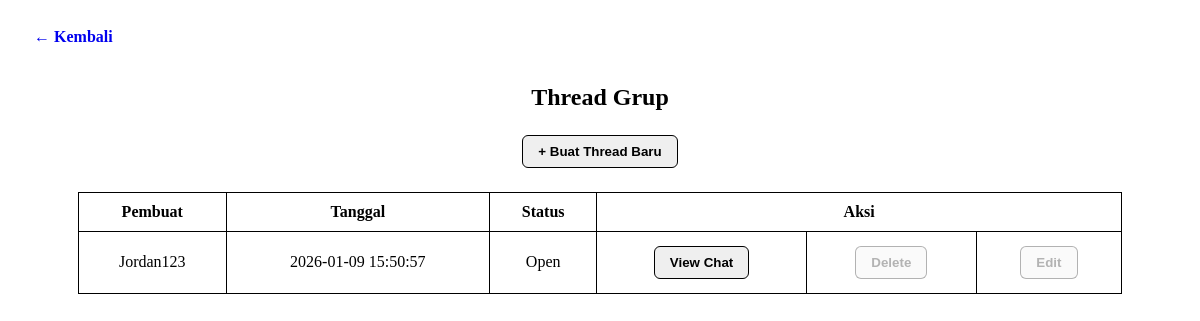
The page /dosen/dosen_thread.php?idgrup=36 (signed in) on the database its author committed.
### tables this page shows
CREATE TABLE `thread` (
  `idthread` int(11) NOT NULL,
  `username_pembuat` varchar(20) NOT NULL,
  `idgrup` int(11) NOT NULL,
  `tanggal_pembuatan` datetime DEFAULT NULL,
  `status` enum('Open','Close') DEFAULT 'Open'
);

### css/theme_session.php (called while the page is built, shortened)
<?php
$themeClass = '';

### class/parent.php (called while the page is built, shortened)
<?php
class classParent {
    public function __construct() {
        $this->mysqli = new mysqli(SERVER, UID, PWD, DB);
    }
}
?>

### class/group.php (called while the page is built, shortened)
<?php
require_once 'parent.php';
class group extends classParent {
    public function checkOwnGroup($username, $idgrup)
    {
        $sql = "SELECT * FROM grup
                WHERE idgrup = ? AND username_pembuat = ?";
        $stmt = $this->mysqli->prepare($sql);
        $stmt->bind_param("is", $idgrup, $username);
        $stmt->execute();
        $res = $stmt->get_result();
        return $res->num_rows > 0;
    }
}

### class/thread.php (called while the page is built, shortened)
<?php
require_once 'parent.php';
class Thread extends classParent {
    public function getThreads($idgrup) {
        $sql = "SELECT *
                FROM thread
                WHERE idgrup = ?
                ORDER BY tanggal_pembuatan DESC";
        $stmt = $this->mysqli->prepare($sql);
        $stmt->bind_param("i", $idgrup);
        $stmt->execute();
        return $stmt->get_result();
    }
}
?>

### dosen/dosen_thread.php (the view, shortened to what this page needs)
<?php
require_once '../class/thread.php';
require_once '../class/group.php';
require_once '../css/theme_session.php';
$username = $_SESSION['user']['username'];
$idgrup   = (int)($_POST['idgrup'] ?? $_GET['idgrup']);
$threadObj = new Thread();
$threads   = $threadObj->getThreads($idgrup);
$grup = new Group();
$cekGrup = $grup->checkOwnGroup($username, $idgrup);
?>
<!DOCTYPE html>
<html lang="id">
<head>
<link rel="stylesheet" href="../css/theme.css">
</head>
<body class="<?= $themeClass ?>">
<?php if ($cekGrup) { ?>
    <a href="dosen_kelola_group.php" class="kembali">← Kembali</a>
<?php } else { ?>
    <a href="dosen_group_diikuti.php" class="kembali">← Kembali</a>
<?php } ?>
<h2>Thread Grup</h2>
<div class="center">
    <form action="dosen_create_thread.php" method="post">
        <button class="button" type="submit">+ Buat Thread Baru</button>
    </form>
</div>
<table>
    <tr>
        <th>Pembuat</th>
        <th>Tanggal</th>
        <th>Status</th>
        <th colspan="3">Aksi</th>
    </tr>
<?php while ($row = $threads->fetch_assoc()):
    $isOwner = ($row['username_pembuat'] === $username);
?>
    <tr>
        <td data-label="Pembuat"><?= htmlspecialchars($row['username_pembuat']) ?></td>
        <td data-label="Tanggal"><?= $row['tanggal_pembuatan'] ?></td>
        <td data-label="Status"><?= $row['status'] ?></td>
        <td data-label="View Chat">
            <form action="dosen_view_chat.php" method="post">
                <button class="button" type="submit">View Chat</button>
            </form>
        </td>
        <td data-label="Delete">
        <?php if ($isOwner): ?>
            <form action="dosen_delete_thread.php" method="post">
                <input type="hidden" name="idthread" value="<?= $row['idthread'] ?>">
                <input type="hidden" name="idgrup" value="<?= $idgrup ?>">
                <button class="button" type="submit">Delete</button>
            </form>
        <?php else: ?>
            <button class="button-disabled" disabled>Delete</button>
        <?php endif; ?>
        </td>
        <td data-label="Edit">
        <?php if ($isOwner): ?>
            <form action="dosen_edit_thread.php" method="post">
                <input type="hidden" name="idthread" value="<?= $row['idthread'] ?>">
                <input type="hidden" name="idgrup" value="<?= $idgrup ?>">
                <input type="hidden" name="status" value="<?= $row['status'] ?>">
                <button class="button" type="submit">Edit</button>
            </form>
        <?php else: ?>
            <button class="button-disabled" disabled>Edit</button>
        <?php endif; ?>
        </td>
    </tr>
<?php endwhile; ?>
</table>
</body>
</html>

### dosen/dosen_thread.php (style rules this page uses)
body { font-family:'Times New Roman', serif; margin:0; padding:20px; }
h2 { text-align:center; }
table { width:90%; margin:20px auto; border-collapse:collapse; }
th, td { padding:10px; text-align:center; border:1px solid; }
.button, .button-disabled { padding:8px 15px; margin:4px; font-weight:bold; border-radius:6px; border:1px solid; }
.button { cursor:pointer; }
.button-disabled { cursor:not-allowed; }
.kembali { display:inline-block; padding:8px 14px; font-weight:bold; text-decoration:none; margin-bottom:10px; }
.center { text-align:center; }

### rows shown on the page
thread: username_pembuat "Jordan123", tanggal_pembuatan "2026-01-09 15:50:57", status "Open", shows "Delete", shows "Edit"
